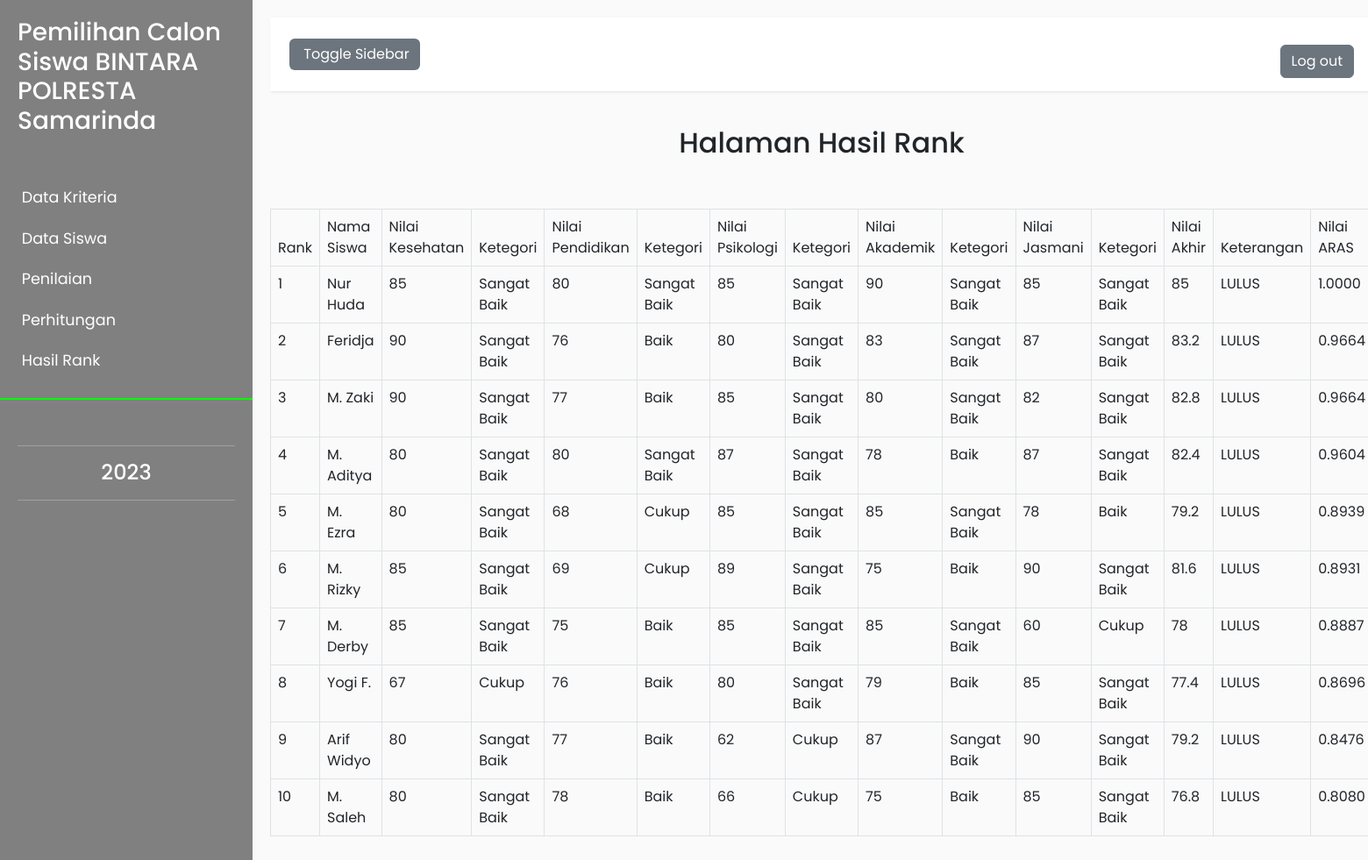
Page /admin/hasil_rank.php on the committed database.
### tables this page shows
CREATE TABLE `nilai_siswa` (
  `id_nilai` int(11) NOT NULL,
  `nama_siswa` varchar(255) NOT NULL,
  `nilai_kesehatan` double NOT NULL,
  `nilai_pendidikan` double NOT NULL,
  `nilai_psikologi` double NOT NULL,
  `nilai_akademik` double NOT NULL,
  `nilai_jasmani` double NOT NULL,
  `ki` double NOT NULL,
  `id_penilai` int(11) NOT NULL
);

### admin/hasil_rank.php (the view, shortened to what this page needs)
<?php
include "../koneksi.php";
$i = 0;
$jumlah=0;
$sql = "SELECT * FROM nilai_siswa order by ki DESC";
foreach ($dbh->query($sql) as $data) :
    $jumlah++;
endforeach;
 ?>
<!DOCTYPE html>
<html>
    <head>
        <link rel="stylesheet" href="..\assets\bootstrap\css\bootstrap.css">
        <link rel="stylesheet" href="../assets/index.css">
    </head>
    <body>
        <div class="wrapper">
            <nav id="sidebar" style="background-color: #808080;">
                <div class="sidebar-header" style="background-color: #808080;">
                    <a href="index-admin.php">
                    <h3>Pemilihan Calon Siswa BINTARA POLRESTA Samarinda</h3>
                        </a></strong>
                </div>
                <ul class="list-unstyled components">
                    <li>
                        <a href="data_kriteria/data_kriteria.php">
                            Data Kriteria
                        </a>
                         <a href="data_siswa/data_siswa.php" aria-expanded="false">
                            Data Siswa
                        </a>
                        <a href="penilaian/data_nilai.php" aria-expanded="false">
                            Penilaian
                        </a>
                        <a href="perankingan/perankingan.php" aria-expanded="false">
                            Perhitungan
                        </a>
                        <a href="hasil_rank.php" aria-expanded="false">
                            Hasil Rank
                        </a>
                    </li>
                </ul>
                <ul class="list-unstyled CTAs">
                    <hr>
                    <center>
                        <h4><?php echo date('Y') ?></h4>
                    </center>
                    <hr>
                </ul>
            </nav>
            <div class="container-fluid" id="content">
                <nav class="navbar navbar-default">
                    <div class="container-fluid">
                        <div class="navbar-header">
                            <button type="button" id="sidebarCollapse" class="btn btn-secondary navbar-btn">
                                <span>Toggle Sidebar</span>
                            </button>
                        </div>
                        <ul class="nav navbar-nav navbar-right">
                            <p></p><div class="dropdown">
                                <button class="btn btn-secondary"><a href="../logout.php">Log out</a></button>
                            </div>
                        </ul>
                    </div>
                </nav>
                <div class="panel panel-default">
                <center>
                <div class="panel panel-heading">
                    <h2>Halaman Hasil Rank</h2>
                    <br><br>
                </div>
                <div class="panel-body">
                         <table class="table table-hover table-bordered">
                                    <thead>
                                        <tr>
                                            <td>Rank</td>
                                            <td>Nama Siswa</td>
                                            <td>Nilai Kesehatan</td>
                                            <td>Ketegori</td>
                                            <td>Nilai Pendidikan</td>
                                            <td>Ketegori</td>
                                            <td>Nilai Psikologi</td>
                                            <td>Ketegori</td>
                                            <td>Nilai Akademik</td>
                                            <td>Ketegori</td>
                                            <td>Nilai Jasmani</td>
                                            <td>Ketegori</td>
                                            <td>Nilai Akhir</td>
                                            <td>Keterangan</td>
                                            <td>Nilai ARAS</td>
                                        </tr>
                                    </thead>
                                    <tbody>
                                        <?php
                                  $c=0;
                                  $no=1;
                                  $total = array();
                                 $sql = "SELECT * FROM nilai_siswa order by ki DESC";
                                foreach ($dbh->query($sql) as $data) :
                                ?>
                                <tr>
                                <td><?php echo $no ?></td>
                                <td><?php echo $data['nama_siswa']; ?></td>
                                <td><?php echo $data['nilai_kesehatan'];
                                    $total[$c] = 0;
                                    $total[$c] += $data['nilai_kesehatan'];
                                    ?>
                                </td>
                                <td>
                                    <?php
                                    if ($data['nilai_kesehatan']>=80) {
                                        echo "Sangat Baik";
                                    }elseif ($data['nilai_kesehatan']>=70 && $data['nilai_kesehatan']<80) {
                                        echo "Baik";
                                    }elseif ($data['nilai_kesehatan']>=60 && $data['nilai_kesehatan']<70) {
                                        echo "Cukup";
                                    }elseif ($data['nilai_kesehatan']>=50 && $data['nilai_kesehatan']<60) {
                                        echo "Kurang";
                                    }elseif ($data['nilai_kesehatan']<50) {
                                        echo "Sangat Kurang";
                                    }
                                     ?>
                                </td>
                                <td><?php echo $data['nilai_pendidikan'];
                                    $total[$c] += $data['nilai_pendidikan'];
                                     ?></td>
                                <td>
                                     <?php
                                    if ($data['nilai_pendidikan']>=80) {
                                        echo "Sangat Baik";
                                    }elseif ($data['nilai_pendidikan']>=70 && $data['nilai_pendidikan']<80) {
                                        echo "Baik";
                                    }elseif ($data['nilai_pendidikan']>=60 && $data['nilai_pendidikan']<70) {
                                        echo "Cukup";
                                    }elseif ($data['nilai_pendidikan']>=50 && $data['nilai_pendidikan']<60) {
                                        echo "Kurang";
                                    }elseif ($data['nilai_pendidikan']<50) {
                                        echo "Sangat Kurang";
                                    }
                                     ?>
                                </td>
                                <td><?php echo $data['nilai_psikologi'];
                                    $total[$c] += $data['nilai_psikologi'];
                                     ?></td>
                                <td>
                                    <?php
                                    if ($data['nilai_psikologi']>=80) {
                                        echo "Sangat Baik";
                                    }elseif ($data['nilai_psikologi']>=70 && $data['nilai_psikologi']<80) {
                                        echo "Baik";
                                    }elseif ($data['nilai_psikologi']>=60 && $data['nilai_psikologi']<70) {
                                        echo "Cukup";
                                    }elseif ($data['nilai_psikologi']>=50 && $data['nilai_psikologi']<60) {
                                        echo "Kurang";
                                    }elseif ($data['nilai_psikologi']<50) {
                                        echo "Sangat Kurang";
                                    }
                                     ?>
                                </td>
                                <td><?php echo $data['nilai_akademik'];
                                    $total[$c] += $data['nilai_akademik'];
                                    ?></td>
                                <td>
                                <?php
                                    if ($data['nilai_akademik']>=80) {
                                        echo "Sangat Baik";
                                    }elseif ($data['nilai_akademik']>=70 && $data['nilai_akademik']<80) {
                                        echo "Baik";
                                    }elseif ($data['nilai_akademik']>=60 && $data['nilai_akademik']<70) {
                                        echo "Cukup";
                                    }elseif ($data['nilai_akademik']>=50 && $data['nilai_akademik']<60) {
                                        echo "Kurang";
                                    }elseif ($data['nilai_akademik']<50) {
                                        echo "Sangat Kurang";
                                    }
                                     ?>
                                </td>
                                <td><?php echo $data['nilai_jasmani'];
                                    $total[$c] += $data['nilai_jasmani'];
                                     ?></td>
                                <td>
                                    <?php
                                    if ($data['nilai_jasmani']>=80) {
                                        echo "Sangat Baik";
                                    }elseif ($data['nilai_jasmani']>=70 && $data['nilai_jasmani']<80) {
                                        echo "Baik";
                                    }elseif ($data['nilai_jasmani']>=60 && $data['nilai_jasmani']<70) {
                                        echo "Cukup";
                                    }elseif ($data['nilai_jasmani']>=50 && $data['nilai_jasmani']<60) {
                                        echo "Kurang";
                                    }elseif ($data['nilai_jasmani']<50) {
                                        echo "Sangat Kurang";
                                    }
                                     ?>
                                </td>
                                <td><?php echo $total[$c]/5;
                                    $akhir =  $total[$c]/5;?></td>
                                <td>
                                    <?php
                                     if ($akhir >= 75 && $i <=60) {
                                        echo "LULUS";
                                        }else{
                                            echo "TIDAK LULUS";
                                        }
                                     ?>
                                </td>
                                <td><?php echo number_format($data['ki'],4) ?></td>
                                </tr>
                                <?php
                                 $i++;
                                 $no++;
                                endforeach; ?>
                                    </tbody>
                                </table>
                    </div>
                </div>
                </div>
        </div>
    </body>
</html>

### assets/index.css (style rules this page uses)
body { font-family: 'Poppins', sans-serif; background: #fafafa; }
a, a:hover, a:focus { color: inherit; text-decoration: none; transition: all 0.3s; }
.navbar { padding: 15px 10px; background: #fff; border: none; border-radius: 0; margin-bottom: 40px; box-shadow: 1px 1px 3px rgba(0, 0, 0, 0.1); }
.navbar-btn { box-shadow: none; outline: none !important; border: none; }
i, span { display: inline-block; }
.wrapper { display: flex; align-items: stretch; }
#sidebar { min-width: 288px; max-width: 250px; background: #0f0; color: #fff; transition: all 0.3s; }
#sidebar ul li a { text-align: left; }
#sidebar .sidebar-header { padding: 20px; background: #00FF00; }
#sidebar ul.components { padding: 20px 0; border-bottom: 2px solid #0f0; }
#sidebar ul li a { padding: 10px; font-size: 1.1em; display: block; }
a[aria-expanded="false"]::before, a[aria-expanded="true"]::before { content: '\e259'; display: block; position: absolute; right: 20px; font-family: 'Glyphicons Halflings'; font-size: 0.6em; }
ul.CTAs { padding: 20px; }
#content { padding: 20px; min-height: 100vh; transition: all 0.3s; }

### rows in the picture
nilai_siswa: nama_siswa "Nur Huda", nilai_kesehatan "85", shows "Sangat Baik", nilai_pendidikan "80", nilai_psikologi "85", nilai_akademik "90", nilai_jasmani "85", c "85", ki "1.0000"
nilai_siswa: nama_siswa "Feridja", nilai_kesehatan "90", shows "Sangat Baik", nilai_pendidikan "76", nilai_psikologi "80", nilai_akademik "83", nilai_jasmani "87", c "83.2", ki "0.9664"
nilai_siswa: nama_siswa "M. Zaki", nilai_kesehatan "90", shows "Sangat Baik", nilai_pendidikan "77", nilai_psikologi "85", nilai_akademik "80", nilai_jasmani "82", c "82.8", ki "0.9664"
nilai_siswa: nama_siswa "M. Aditya", nilai_kesehatan "80", shows "Sangat Baik", nilai_pendidikan "80", nilai_psikologi "87", nilai_akademik "78", nilai_jasmani "87", c "82.4", ki "0.9604"
nilai_siswa: nama_siswa "M. Ezra", nilai_kesehatan "80", shows "Sangat Baik", nilai_pendidikan "68", shows "Cukup", nilai_psikologi "85", nilai_akademik "85", nilai_jasmani "78", c "79.2", ki "0.8939"
nilai_siswa: nama_siswa "M. Rizky", nilai_kesehatan "85", shows "Sangat Baik", nilai_pendidikan "69", shows "Cukup", nilai_psikologi "89", nilai_akademik "75", nilai_jasmani "90", c "81.6", ki "0.8931"
nilai_siswa: nama_siswa "M. Derby", nilai_kesehatan "85", shows "Sangat Baik", nilai_pendidikan "75", nilai_psikologi "85", nilai_akademik "85", nilai_jasmani "60", shows "Cukup", c "78", ki "0.8887"
nilai_siswa: nama_siswa "Yogi F.", nilai_kesehatan "67", shows "Cukup", nilai_pendidikan "76", shows "Baik", nilai_psikologi "80", shows "Sangat Baik", nilai_akademik "79", nilai_jasmani "85", c "77.4", ki "0.8696"
nilai_siswa: nama_siswa "Arif Widyo", nilai_kesehatan "80", shows "Sangat Baik", nilai_pendidikan "77", nilai_psikologi "62", shows "Cukup", nilai_akademik "87", nilai_jasmani "90", c "79.2", ki "0.8476"
nilai_siswa: nama_siswa "M. Saleh", nilai_kesehatan "80", shows "Sangat Baik", nilai_pendidikan "78", nilai_psikologi "66", shows "Cukup", nilai_akademik "75", nilai_jasmani "85", c "76.8", ki "0.8080"
